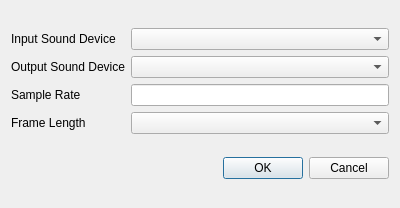
<?xml version="1.0" encoding="UTF-8"?>
<ui version="4.0">
 <class>soundSettingsDlg</class>
 <widget class="QDialog" name="soundSettingsDlg">
  <property name="geometry">
   <rect>
    <x>0</x>
    <y>0</y>
    <width>400</width>
    <height>208</height>
   </rect>
  </property>
  <property name="windowTitle">
   <string>Soundcard Settings</string>
  </property>
  <layout class="QVBoxLayout" name="verticalLayout">
   <item>
    <layout class="QGridLayout" name="gridLayout">
     <item row="0" column="0">
      <widget class="QLabel" name="inputSoundDeviceLabel">
       <property name="text">
        <string>Input Sound Device</string>
       </property>
      </widget>
     </item>
     <item row="0" column="1">
      <widget class="QComboBox" name="inputSoundDeviceComboBox"/>
     </item>
     <item row="2" column="1">
      <widget class="QLineEdit" name="sampleRateLineEdit"/>
     </item>
     <item row="2" column="0">
      <widget class="QLabel" name="sampleRateLabel">
       <property name="text">
        <string>Sample Rate</string>
       </property>
      </widget>
     </item>
     <item row="1" column="1">
      <widget class="QComboBox" name="outputSoundDeviceComboBox"/>
     </item>
     <item row="1" column="0">
      <widget class="QLabel" name="outputSoundDeviceLabel">
       <property name="text">
        <string>Output Sound Device</string>
       </property>
      </widget>
     </item>
     <item row="3" column="1">
      <widget class="QComboBox" name="frameLengthcomboBox"/>
     </item>
     <item row="3" column="0">
      <widget class="QLabel" name="frameLengthLabel">
       <property name="text">
        <string>Frame Length</string>
       </property>
      </widget>
     </item>
    </layout>
   </item>
   <item>
    <layout class="QHBoxLayout" name="horizontalLayout">
     <item>
      <spacer name="horizontalSpacer">
       <property name="orientation">
        <enum>Qt::Horizontal</enum>
       </property>
       <property name="sizeHint" stdset="0">
        <size>
         <width>40</width>
         <height>20</height>
        </size>
       </property>
      </spacer>
     </item>
     <item>
      <widget class="QPushButton" name="okPushButton">
       <property name="text">
        <string>OK</string>
       </property>
      </widget>
     </item>
     <item>
      <widget class="QPushButton" name="cancelPushButton">
       <property name="text">
        <string>Cancel</string>
       </property>
      </widget>
     </item>
    </layout>
   </item>
  </layout>
 </widget>
 <resources/>
 <connections/>
</ui>
